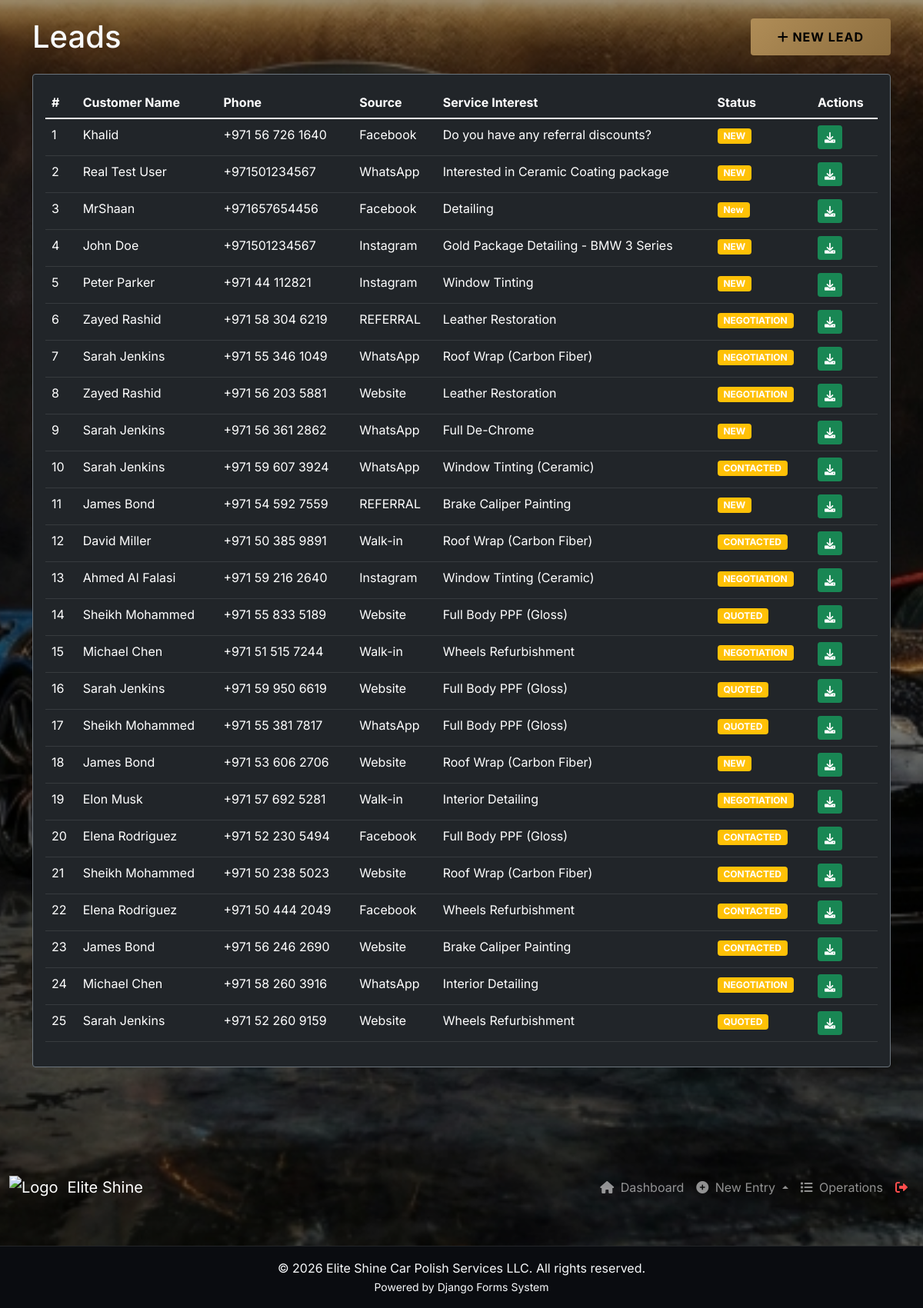
The app's page /forms/leads/ with its own data.
### Bankend/leads/models.py (models this page shows, shortened)
class Lead(models.Model):
    SOURCE_CHOICES = [
        ('INSTAGRAM', 'Instagram'),
        ('FACEBOOK', 'Facebook'),
        ('WHATSAPP', 'WhatsApp'),
        ('GMAIL', 'Gmail'),
        ('COBONE', 'Cobone'),
        ('GROUPON', 'Groupon'),
        ('TABBY', 'Tabby'),
        ('WALKIN', 'Walk-in'),
        ('REFERENCE', 'Reference / Referral'),
        ('WEBSITE', 'Website'),
        ('EXISTING', 'Existing Customer'),
    ]
    STATUS_CHOICES = [
        ('INBOX', 'Inbox / Ghost'),
        ('NEW', 'New Lead'),
        ('CONTACTED', 'First Contact'),
        ('NEGOTIATION', 'Negotiation'),
        ('QUOTED', 'Quote Sent'),
        ('CONVERTED', 'Converted'),
        ('LOST', 'Lost'),
    ]
    PRIORITY_CHOICES = [
        ('LOW', 'Low'),
        ('MEDIUM', 'Medium'),
        ('HIGH', 'High'),
        ('HOT', 'Hot / Immediate'),
    ]
    customer_name = models.CharField(max_length=255)
    phone = models.CharField(max_length=20)
    email = models.EmailField(blank=True)
    source = models.CharField(max_length=50, choices=SOURCE_CHOICES)
    interested_service = models.CharField(max_length=255)
    priority = models.CharField(max_length=10, choices=PRIORITY_CHOICES, default='MEDIUM')
    estimated_value = models.DecimalField(max_digits=10, decimal_places=2, default=0.00)
    assigned_to = models.ForeignKey('hr.Employee', on_delete=models.SET_NULL, null=True, blank=True, related_name='assigned_leads')
    customer_profile = models.ForeignKey('customers.Customer', on_delete=models.SET_NULL, null=True, blank=True, related_name='leads')
    follow_up_date = models.DateField(null=True, blank=True)
    notes = models.TextField(blank=True)
    status = models.CharField(max_length=50, choices=STATUS_CHOICES, default='NEW')
    created_at = models.DateTimeField(auto_now_add=True)
    updated_at = models.DateTimeField(auto_now=True)

### Bankend/leads/views.py (the view)
# urls.py: path('', views.lead_list, name='lead_list'),
def lead_list(request):
    leads = Lead.objects.all().order_by('-created_at')
    return render(request, 'forms/lead_list.html', {'leads': leads})

### Bankend/templates/forms/lead_list.html (shortened to what this page needs)
{% extends 'base.html' %}
{% block content %}
<div class="container">
    <div class="d-flex justify-content-between align-items-center mb-4">
        <h1 class="mb-0">Leads</h1>
        <a href="{% url 'lead_create' %}" class="btn btn-primary">
            <i class="fas fa-plus"></i> New Lead
        </a>
    </div>
    <div class="card bg-dark text-white border-secondary">
        <div class="card-body">
            <div class="table-responsive">
                <table class="table table-dark table-hover">
                    <thead class="table-header">
                        <tr>
                            <th>#</th>
                            <th>Customer Name</th>
                            <th>Phone</th>
                            <th>Source</th>
                            <th>Service Interest</th>
                            <th>Status</th>
                            <th>Actions</th>
                        </tr>
                    </thead>
                    <tbody>
                        {% for lead in leads %}
                        <tr>
                            <td>{{ forloop.counter }}</td>
                            <td>{{ lead.customer_name }}</td>
                            <td>{{ lead.phone }}</td>
                            <td>{{ lead.get_source_display }}</td>
                            <td>{{ lead.interested_service }}</td>
                            <td><span class="badge bg-warning">{{ lead.status }}</span></td>
                            <td>
                                <a href="{% url 'generate_pdf' 'lead' lead.id %}" class="btn btn-sm btn-success">
                                    <i class="fas fa-download"></i>
                                </a>
                            </td>
                        </tr>
                        {% empty %}
                        <tr>
                            <td colspan="7" class="text-center py-4">No leads found.</td>
                        </tr>
                        {% endfor %}
                    </tbody>
                </table>
            </div>
        </div>
    </div>
</div>
{% endblock %}

### Bankend/templates/base.html (style rules this page uses)
:root { --glass: rgba(15, 23, 42, 0.7); --glass-border: rgba(255, 255, 255, 0.1); --gold: #b08d57; --accent: #6366f1; }
body { background: url('/static/images/bg.jpg') no-repeat center center fixed; background-size: cover; color: #f8fafc; font-family: 'Inter', sans-serif; min-height: 100vh; display: flex; flex-direction: column; overflow-x: hidden; }
body::before { content: ''; position: fixed; top: 0; left: 0; right: 0; bottom: 0; background: rgba(0, 0, 0, 0.4); z-index: -1; }
.btn-primary { background: linear-gradient(135deg, var(--gold) 0%, #8c6d3e 100%); border: none; color: #000; font-weight: 700; padding: 12px 35px; text-transform: uppercase; letter-spacing: 1px; transition: transform 0.2s; }

### records on screen
Lead: customer_name "Khalid", phone "+971 56 726 1640", source "Facebook", interested_service "Do you have any referral discounts?", status "NEW"
Lead: customer_name "Real Test User", phone "+971501234567", source "WhatsApp", interested_service "Interested in Ceramic Coating package", status "NEW"
Lead: customer_name "MrShaan", phone "+971657654456", source "Facebook", interested_service "Detailing", status "New"
Lead: customer_name "John Doe", phone "+971501234567", source "Instagram", interested_service "Gold Package Detailing - BMW 3 Series", status "NEW"
Lead: customer_name "Peter Parker", phone "+971 44 112821", source "Instagram", interested_service "Window Tinting", status "NEW"
Lead: customer_name "Zayed Rashid", phone "+971 58 304 6219", source "REFERRAL", interested_service "Leather Restoration", status "NEGOTIATION"
Lead: customer_name "Sarah Jenkins", phone "+971 55 346 1049", source "WhatsApp", interested_service "Roof Wrap (Carbon Fiber)", status "NEGOTIATION"
Lead: customer_name "Zayed Rashid", phone "+971 56 203 5881", source "Website", interested_service "Leather Restoration", status "NEGOTIATION"
Lead: customer_name "Sarah Jenkins", phone "+971 56 361 2862", source "WhatsApp", interested_service "Full De-Chrome", status "NEW"
Lead: customer_name "Sarah Jenkins", phone "+971 59 607 3924", source "WhatsApp", interested_service "Window Tinting (Ceramic)", status "CONTACTED"
Lead: customer_name "James Bond", phone "+971 54 592 7559", source "REFERRAL", interested_service "Brake Caliper Painting", status "NEW"
Lead: customer_name "David Miller", phone "+971 50 385 9891", source "Walk-in", interested_service "Roof Wrap (Carbon Fiber)", status "CONTACTED"
Lead: customer_name "Ahmed Al Falasi", phone "+971 59 216 2640", source "Instagram", interested_service "Window Tinting (Ceramic)", status "NEGOTIATION"
Lead: customer_name "Sheikh Mohammed", phone "+971 55 833 5189", source "Website", interested_service "Full Body PPF (Gloss)", status "QUOTED"
Lead: customer_name "Michael Chen", phone "+971 51 515 7244", source "Walk-in", interested_service "Wheels Refurbishment", status "NEGOTIATION"
Lead: customer_name "Sarah Jenkins", phone "+971 59 950 6619", source "Website", interested_service "Full Body PPF (Gloss)", status "QUOTED"
Lead: customer_name "Sheikh Mohammed", phone "+971 55 381 7817", source "WhatsApp", interested_service "Full Body PPF (Gloss)", status "QUOTED"
Lead: customer_name "James Bond", phone "+971 53 606 2706", source "Website", interested_service "Roof Wrap (Carbon Fiber)", status "NEW"
Lead: customer_name "Elon Musk", phone "+971 57 692 5281", source "Walk-in", interested_service "Interior Detailing", status "NEGOTIATION"
Lead: customer_name "Elena Rodriguez", phone "+971 52 230 5494", source "Facebook", interested_service "Full Body PPF (Gloss)", status "CONTACTED"
Lead: customer_name "Sheikh Mohammed", phone "+971 50 238 5023", source "Website", interested_service "Roof Wrap (Carbon Fiber)", status "CONTACTED"
Lead: customer_name "Elena Rodriguez", phone "+971 50 444 2049", source "Facebook", interested_service "Wheels Refurbishment", status "CONTACTED"
Lead: customer_name "James Bond", phone "+971 56 246 2690", source "Website", interested_service "Brake Caliper Painting", status "CONTACTED"
Lead: customer_name "Michael Chen", phone "+971 58 260 3916", source "WhatsApp", interested_service "Interior Detailing", status "NEGOTIATION"
Lead: customer_name "Sarah Jenkins", phone "+971 52 260 9159", source "Website", interested_service "Wheels Refurbishment", status "QUOTED"
